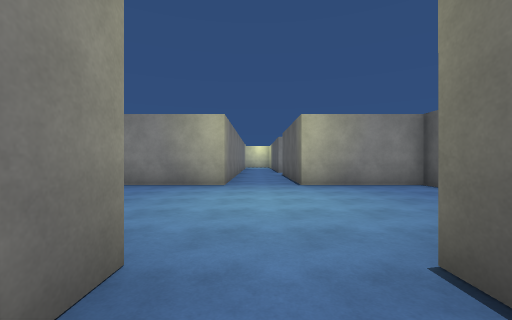
view 1 (above)

24 first-person views from a walk through a Unity game level. The camera is 1.4 m above the floor, looks level and sees 90° across. The floor is counted in squares, 2 m on a side. Each view is taken from the middle of a square. On the plan, view 1 faces up. The plan holds only what a view shows up to about 9 squares ahead; the rest is blank. The place goes on beyond the plan. The player character is not drawn. Surface patterns are stand-ins for the level's own textures.

view 2
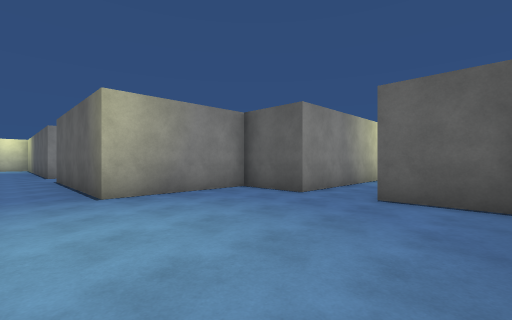

view 3
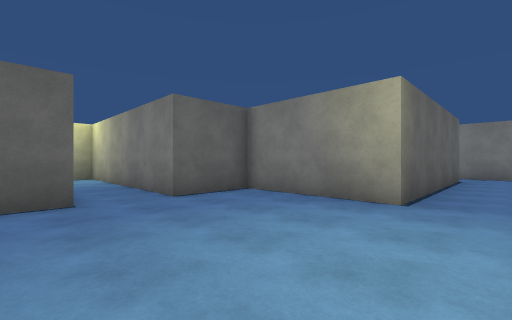

view 4
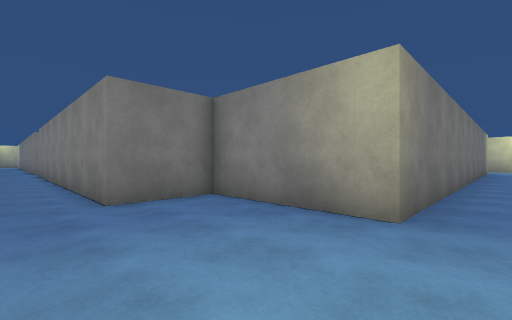

view 5
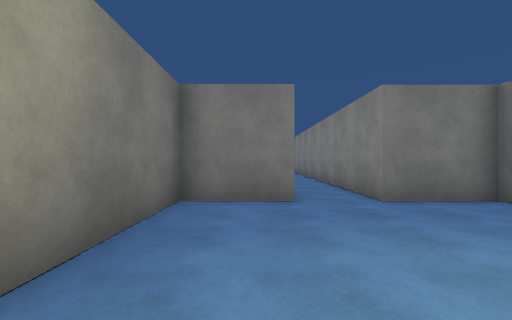

view 6
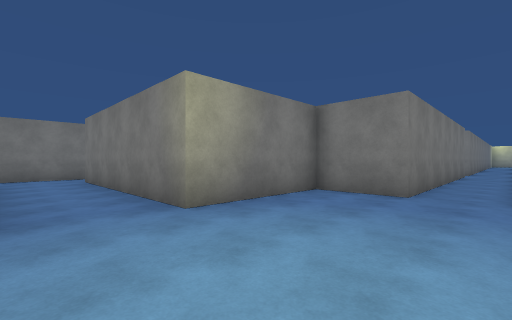

view 7
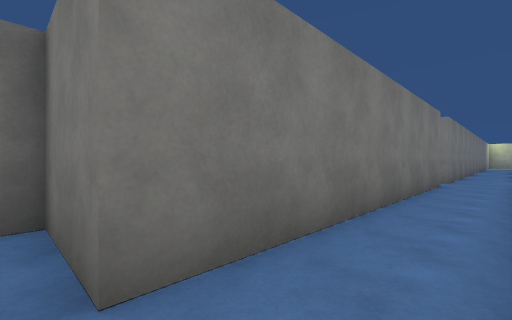

view 8
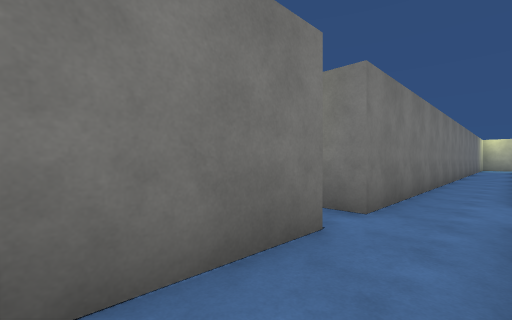

view 9
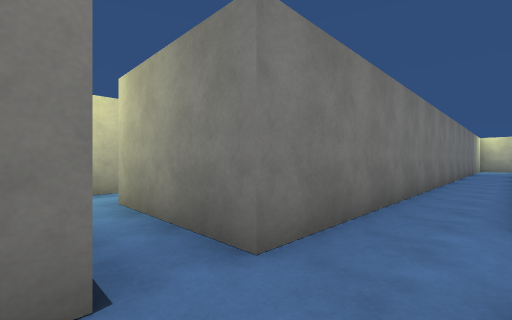

view 10
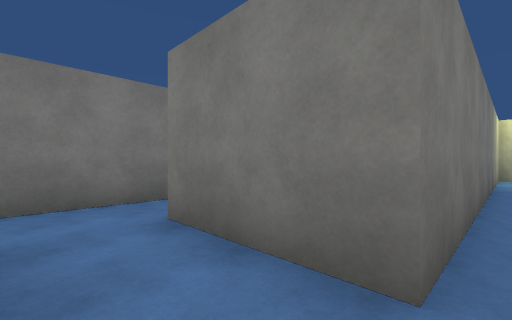

view 11
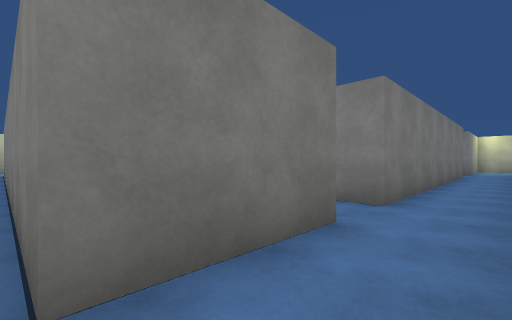

view 12
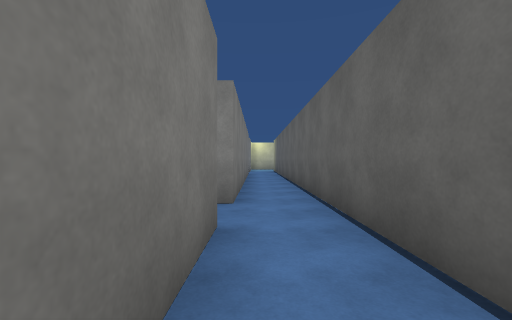

view 13
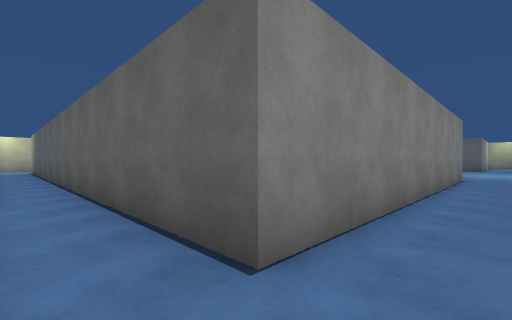

view 14
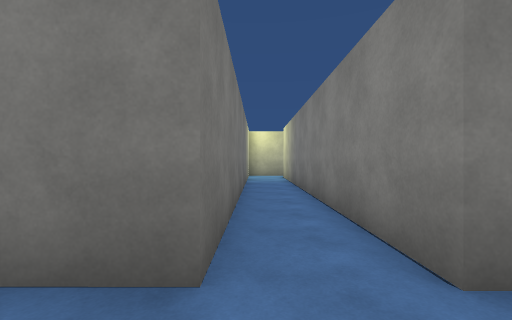

view 15
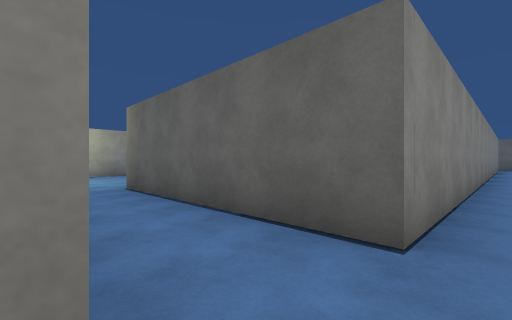

view 16
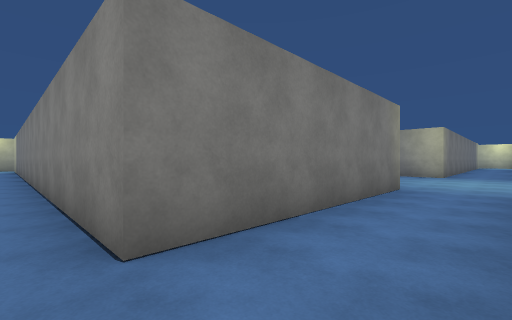

view 17
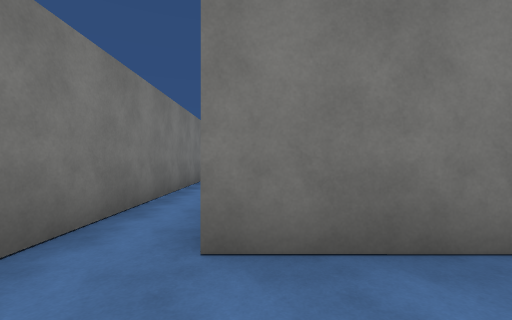

view 18
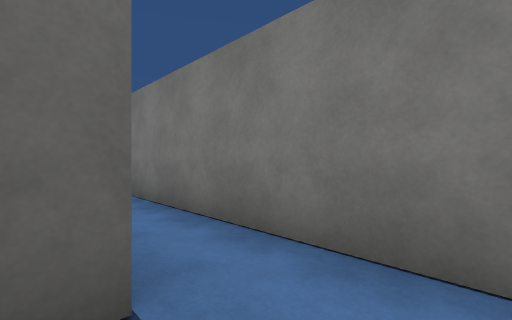

view 19
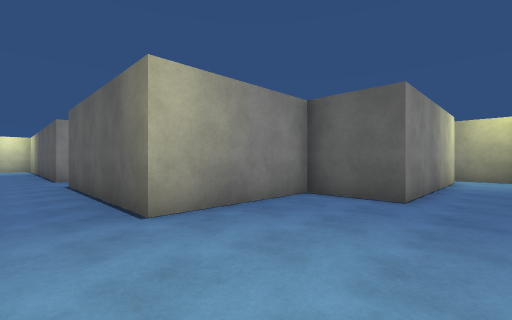

view 20
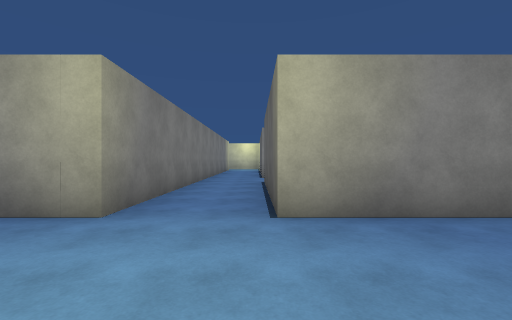

view 21
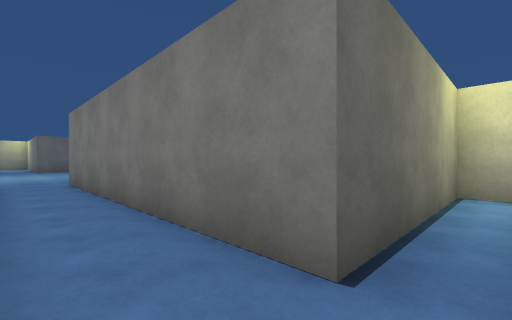

view 22
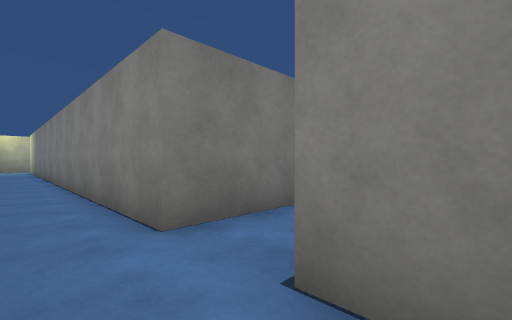

view 23
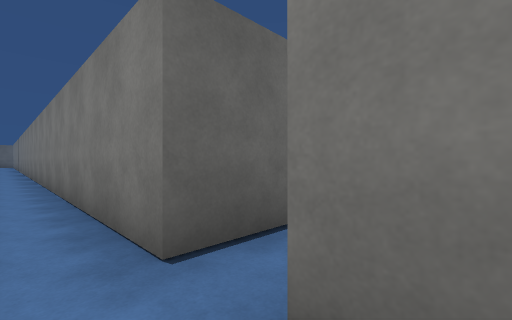

view 24
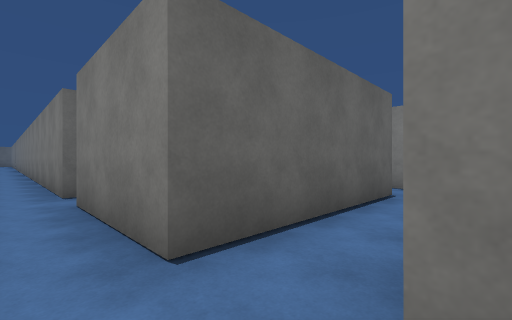

### Floor plan
Key: @ floor where view 1 was taken; # wall or solid block; . floor.
Columns run from 23 left of view 1 to 11 right of it. Each row starts with its distance up from view 1.
 12        #..#           #..#
 11        #..#           #..#
 10        #..#           #..#
  9 ########..#           #..#
  8 ..........#           #..#
  7 ########..#       #####..####
  6        #..#########.........#####
  5 ########..........................#
  4 ..................................#
  3 ##########.########.........#######
  2          #.#      #.........#
  1          #.#      #####..####
  0          ..#          #@.#
 -1          ###          #..#
 -2                       #..#
 -3                       #..#
 -4             ###########..##########
 -5          ..........................
 -6          #.###.##############
 -7           .#  .#
 -8           .#
 -9           .#
-10           .#
-11            .
-12            #

Positions as (right, up) in squares from view 1, and headings:
1: (0, 0), facing up
2: (0, 2), facing up-right
3: (0, 6), facing down-right
4: (0, 4), facing up-left
5: (0, 3), facing left
6: (1, 5), facing down-left
7: (-4, 5), facing down-left
8: (-10, 5), facing down-left
9: (-12, 5), facing down-left
10: (-14, 8), facing down-left
11: (-14, 5), facing up-left
12: (-15, 5), facing up
13: (-15, 4), facing up-right
14: (-14, 8), facing left
15: (-1, -5), facing up-right
16: (1, -5), facing up-left
17: (1, -4), facing left
18: (0, -4), facing down-right
19: (0, 4), facing up-right
20: (1, 4), facing up
21: (-13, 5), facing down-right
22: (-13, 4), facing up-left
23: (-10, -5), facing down-right
24: (-14, -5), facing down-right
